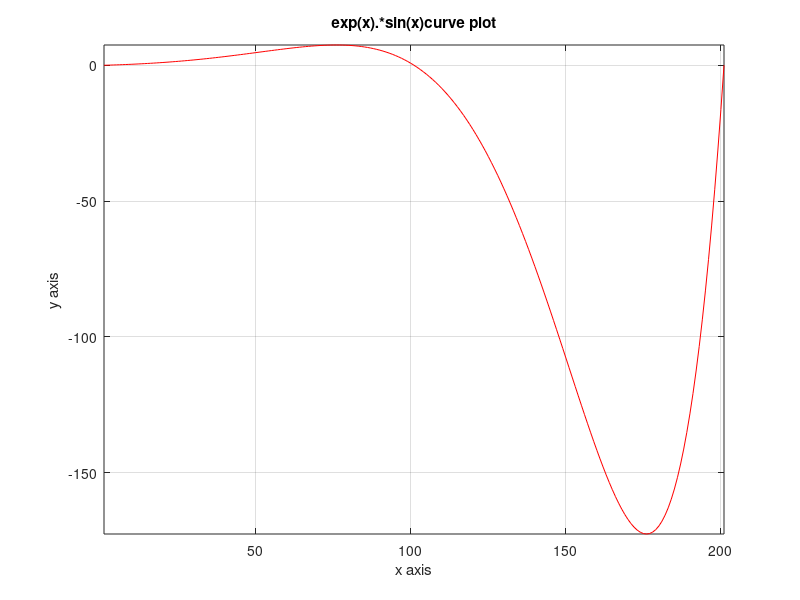

Write MATLAB code to recreate this figure.
x=0:pi/100:2*pi;
figure
x=x;
y=exp(x).*sin(x);
plot(exp(x).*sin(x),'r');
xlabel('x axis');
ylabel('y axis');
title('exp(x).*sin(x)curve plot');
grid on
axis tight
